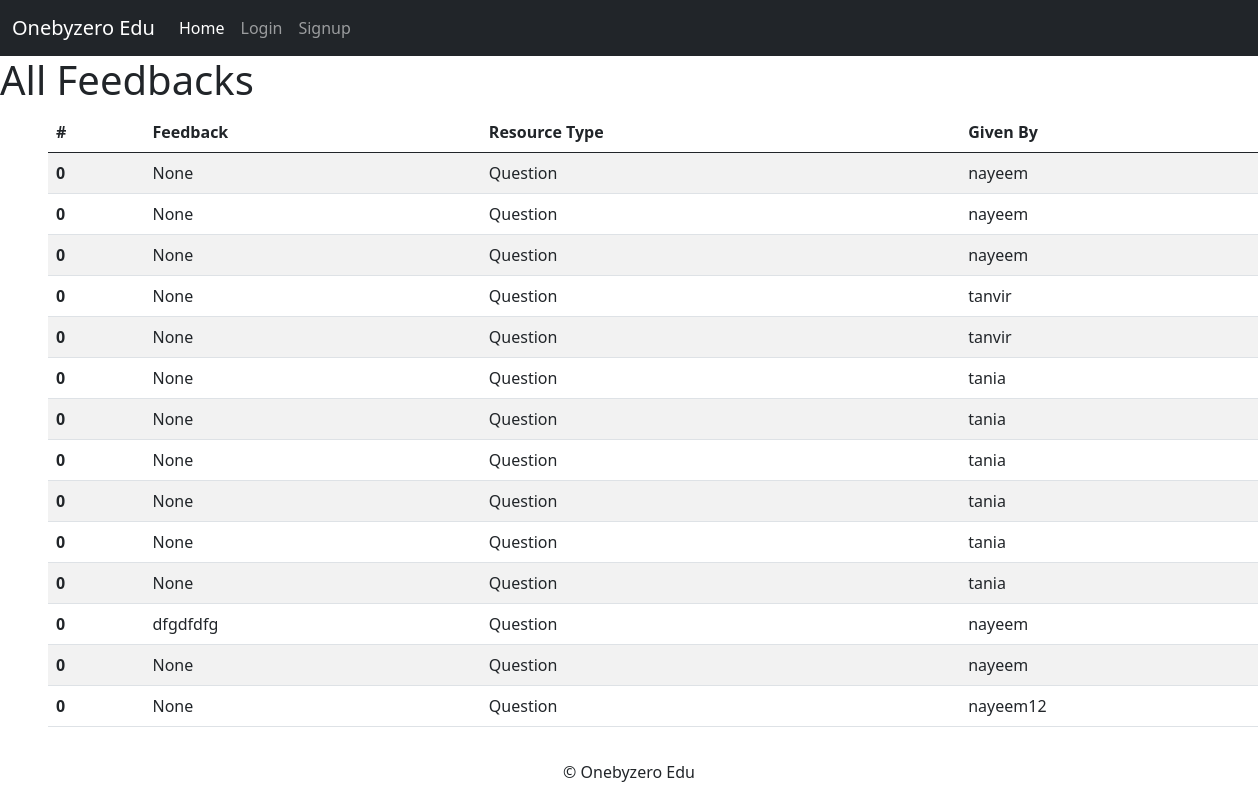
Page /study/view_feedback/ on the earlier database version.
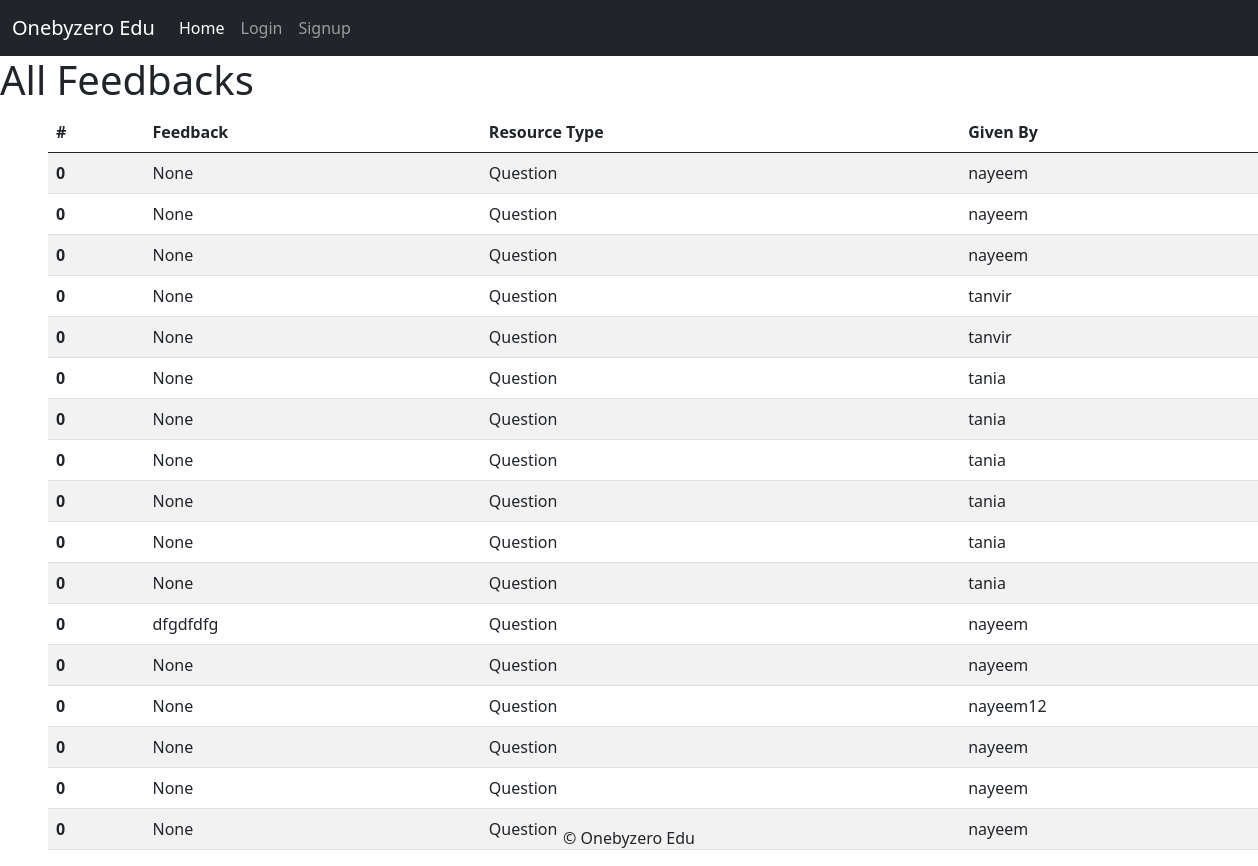
Same page on the later database version.
### study/models.py (models this page shows, shortened)
class Question(models.Model):
    university = models.ForeignKey(University, on_delete=models.CASCADE)
    department = models.ForeignKey(Department, on_delete=models.CASCADE)
    year = models.PositiveIntegerField(choices=YEAR_CHOICES)
    semester = models.PositiveIntegerField(choices=SEMESTER_CHOICES)
    course = models.ForeignKey(Course, on_delete=models.CASCADE)
    exam_name = models.CharField(max_length=50, choices=EXAM_CHOICES)
    session = models.CharField(max_length=9, choices=SESSION_CHOICES)
    question_file = models.FileField(upload_to='study/questions/',
        validators=[FileExtensionValidator(allowed_extensions=['pdf', 'jpg', 'png', 'jpeg'])])
    upload_time = models.DateTimeField(auto_now_add=True)
    uploaded_by = models.ForeignKey(User, on_delete=models.CASCADE)
    love_count = models.IntegerField(default=0)
    feedback = models.TextField(blank=True, null=True)

### study/views.py (the view)
# urls.py: path('view_feedback/', views.view_feedback, name='view_feedback'),
def view_feedback(request):
    feedbacks = Question.objects.all() # Fetch all feedbacks (adjust as needed)
    return render(request, 'feedbacks/view_feedbacks.html', {'feedbacks': feedbacks})

### study/templates/feedbacks/view_feedbacks.html (shortened to what this page needs)
{% extends "base.html" %}
{% block content %}
<h1>All Feedbacks</h1>
<table class="table table-striped mx-5">
    <thead>
      <tr>
        <th scope="col">#</th>
        <th scope="col">Feedback</th>
        <th scope="col">Resource Type</th>
        <th scope="col">Given By</th>
      </tr>
    </thead>
    <tbody>
      {% for feedback in feedbacks %}
        <tr>
          <th scope="row">0</th>
          <td>{{ feedback.feedback }}</td>
          <td>Question</td>
          <td>{{ feedback.uploaded_by }}</td>
        </tr>
      {% endfor %}
    </tbody>
  </table>
{% endblock %}

Differences in the rows shown:
added Question: feedback "None", uploaded_by "nayeem"
added Question: feedback "None", uploaded_by "nayeem"
added Question: feedback "None", uploaded_by "nayeem"
